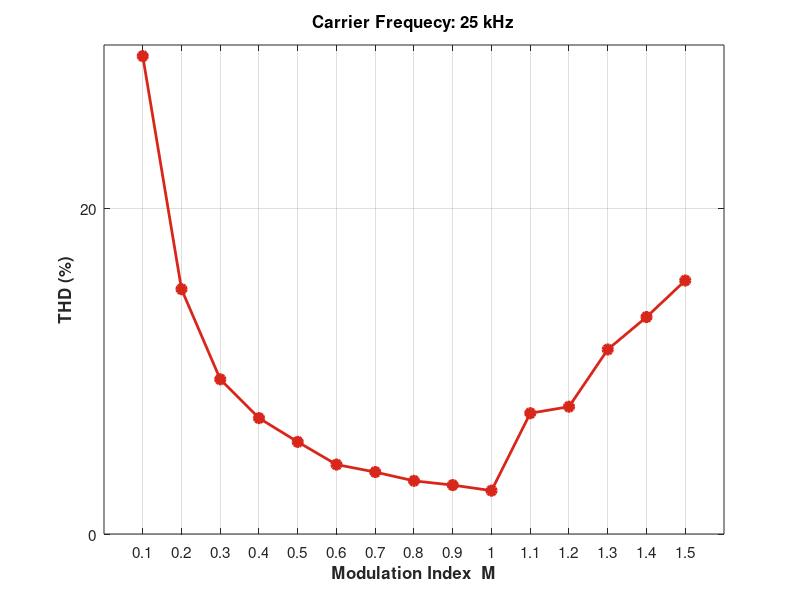
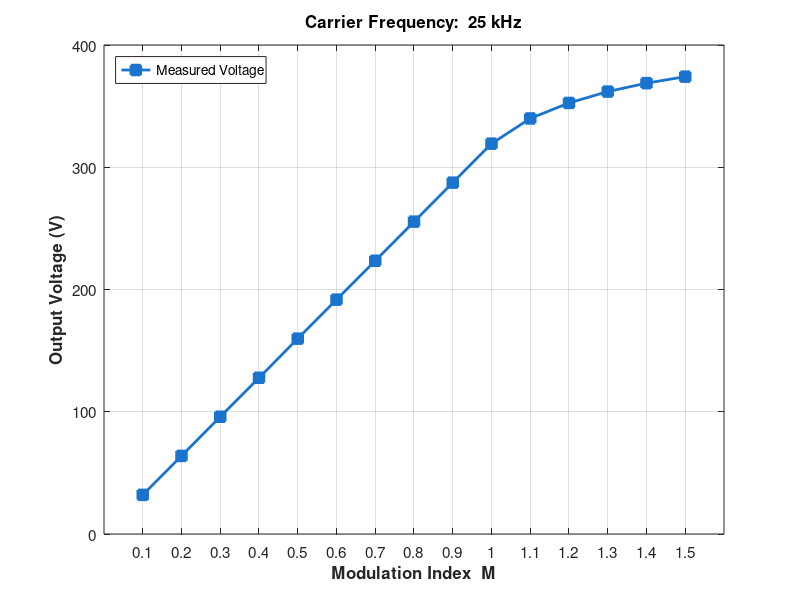

These charts were generated, in order, by the following MATLAB code:
%% =========================================================
%  M vs THD  &  M vs Voltage  —  SINGLE FREQUENCY
%  Change the data below to match whichever frequency you want.
%  =========================================================

clear; clc; close all;

% -----------------------------------------------------------
% >>>  EDIT THIS SECTION ONLY  <<<
% -----------------------------------------------------------
frequency = '25 kHz';          % Label shown on the plots

M       = [0.1, 0.2, 0.3, 0.4, 0.5, 0.6, 0.7, 0.8, 0.9, 1.0, 1.1, 1.2, 1.3, 1.4, 1.5];
THD     = [29.32
15.02
9.49
7.11
5.65
4.26
3.8
3.26
3
2.66
7.41
7.81
11.32
13.31
15.55

];
Voltage = [32.01
63.88
95.91
127.8
159.8
191.7
223.5
255.5
287.4
319.3
339.9
352.6
361.9
368.8
374.1
];


% -----------------------------------------------------------

figure('Name', ['Carrier Frequency' frequency], 'NumberTitle', 'off', ...
       'Position', [100 300 650 480]);

plot(M, THD, '-o', 'LineWidth', 2, 'MarkerSize', 7, ...
     'Color', [0.85 0.15 0.10], 'MarkerFaceColor', [0.85 0.15 0.10]);

xlabel('Modulation Index  M',  'FontSize', 13, 'FontWeight', 'bold');
ylabel('THD (%)',               'FontSize', 13, 'FontWeight', 'bold');
title(['Carrier Frequecy: ' frequency], 'FontSize', 14, 'FontWeight', 'bold');
grid on;  box on;
xlim([0 1.6]);

xticks(M);
yticks(0:20:160); 
set(gca, 'FontSize', 11);

% ---- M vs Voltage ----
figure('Name', ['Carrier Frequency: ' frequency], 'NumberTitle', 'off', ...
       'Position', [800 300 650 480]);

plot(M, Voltage, '-s', 'LineWidth', 2, 'MarkerSize', 7, ...
     'Color', [0.10 0.45 0.80], 'MarkerFaceColor', [0.10 0.45 0.80]);
hold on;


xlabel('Modulation Index  M',  'FontSize', 13, 'FontWeight', 'bold');
ylabel('Output Voltage (V)',    'FontSize', 13, 'FontWeight', 'bold');
title(['Carrier Frequency:  ' frequency], 'FontSize', 14, 'FontWeight', 'bold');
legend('Measured Voltage', ...
       'Location', 'northwest', 'FontSize', 11);
grid on;  box on;
xlim([0 1.6]);
xticks(M);
set(gca, 'FontSize', 11);
